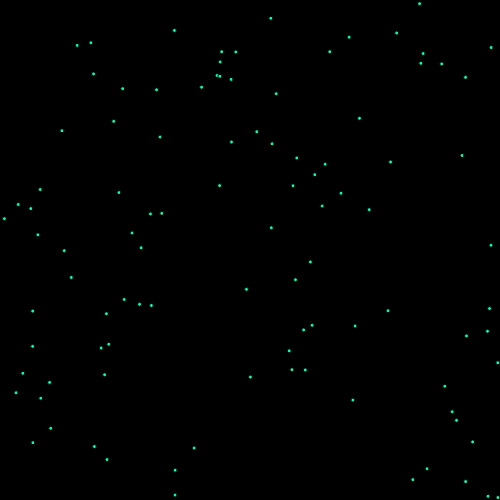
Frame 1 (no input)
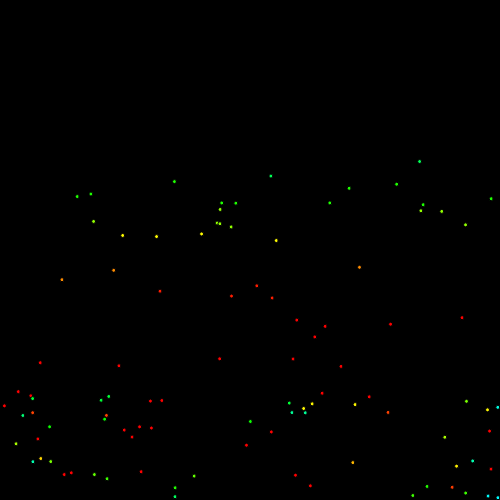
Frame 60 (no input)
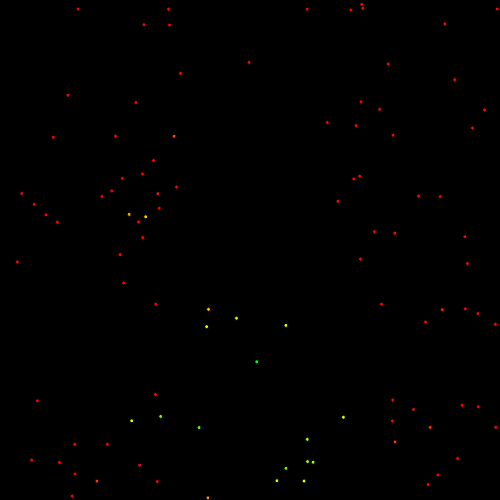
Frame 120 (the mouse pressed at the canvas centre since frame 60)

The p5.js sketch that drew these frames (run headless with seeded random() and noise() and a simulated clock; from frame 60 on, the mouse is pressed at the canvas centre):

// p5.js sketch
// ── sketch.js
var ps;

function setup() {
    createCanvas(500, 500);
    ps = new ParticleSystem(100);
    ps.setForce(createVector(0, 1))
}

function mousePressed() {
    for (var i = 0; i < ps.particles.length; i++) {
        var dir = p5.Vector.sub(createVector(mouseX, mouseY), ps.particles[i].position);
        ps.particles[i].force = (p5.Vector.div(dir, (width * width + height * height)))
            .mult(1000);
    }
}

function mouseReleased() {
    for (var i = 0; i < ps.particles.length; i++) {
        ps.setForce(createVector(0, 1));
    }
}

function draw() {
    background(0);
    ps.update();
    ps.show();
}

// ── ParticleSystem.js
function ParticleSystem(amount) {
    this.particles = [];
    for (var i = 0; i < 100; i++) {
        this.particles[i] = new Particle();
    }

    this.show = function() {
        for (var i = 0; i < this.particles.length; i++) {
            this.particles[i].show();
        }
    }
    this.update = function() {
        for (var i = 0; i < this.particles.length; i++) {
            this.particles[i].update(1);
        }
        // for (var j = 0; j < particles.length; j++) {
        //     if (i !== j) {
        //         //particles[i].attraction(particles[j], 10);
        //         // if (particles[i].checkCollision(particles[j])) {
        //         //   particles[i].handleCollision(particles[j]);
        //         // }
        //     }
        //}
    }
    this.addForce = function(vector) {
        for (var i = 0; i < this.particles.length; i++) {
            this.particles[i].force.add(vector);
        }
    }

    this.setForce = function(vector) {
        for (var i = 0; i < this.particles.length; i++) {
            this.particles[i].force = vector;
        }
    }

}

// ── particle.js
function Particle(position, velocity, force, dampening, radius) {
    this.radius = radius || random(2, 2);
    this.position = position || createVector(random(this.radius, width - this.radius), random(this.radius, height - this.radius));
    this.velocity = velocity || createVector(random(-1, 1), random(-1, 1));
    this.velocity.mult(0);
    this.force = force || createVector(0, 0);
    this.dampening = dampening || 0.99;
    this.color = color(222, 145, 55);

    this.update = function(timestep) {
        this.velocity.add(this.force);
        this.velocity.mult(this.dampening);
        var nextStep = this.velocity;
        nextStep.mult(timestep);
        var nextPosition = p5.Vector.add(this.position, nextStep);
        if (nextPosition.x < this.radius) {
            this.velocity.x *= -1;
        } else if (nextPosition.x > width - this.radius) {
            this.velocity.x *= -1;
        } else if (nextPosition.y < this.radius) {
            this.velocity.y *= -1;
        } else if (nextPosition.y > height - this.radius) {
            this.velocity.y *= -1;
        } else {
            this.position.add(nextStep);
        }
    }

    this.checkCollision = function(partner) {
        if (p5.Vector.dist(this.position, partner.position) < partner.radius + this.radius) {
            return true;
        }
    }

    this.handleCollision = function(partner) {
        var subVector = p5.Vector.sub(this.position, partner.position);
        var angle = subVector.heading();
        this.velocity.rotate(angle);
        this.velocity.x *= -1;
        this.velocity.rotate(-angle);

        partner.velocity.rotate(angle);
        partner.velocity.x *= -1;
        partner.velocity.rotate(-angle);
    }


    this.attraction = function(partner, strength) {
        var subVector = p5.Vector.sub(this.position, partner.position);
        var dist = subVector.mag();
        this.force.add(createVector(0, 1));
        partner.force.add(createVector(0, 1));
    }

    this.show = function() {
        colorMode(HSB);
        fill(map(this.velocity.mag(), 0, 10, 180, 0), 100, 100);
        ellipse(this.position.x, this.position.y, this.radius * 2, this.radius * 2);
    }
}
